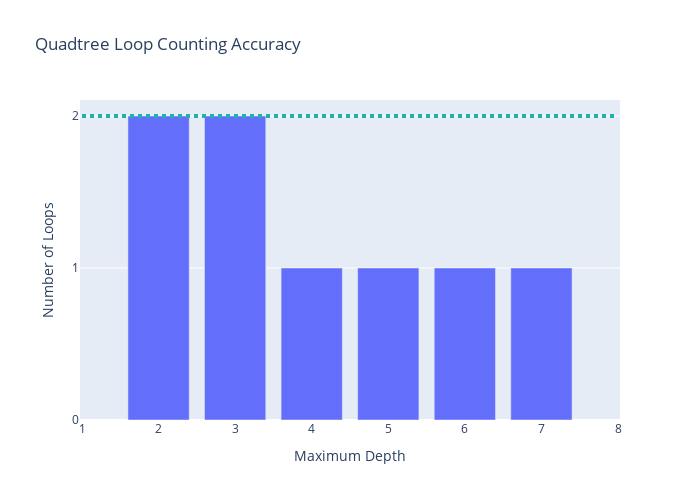

Notebook code cell kept with this figure:
### Code cell
data_quad = df[df.type == 'quadtree']
fig = px.bar(data_quad, x='threshold', y='num_loops', title="Quadtree Loop Counting Accuracy", 
             height=500, width=700,
             labels={'threshold':'Maximum Depth', 'num_loops':'Number of Loops'})
fig.update_yaxes(dtick=1)

fig.add_shape(type="line",
    x0=1, y0=2, x1=8, y1=2,
    line=dict(
        color="LightSeaGreen",
        width=4,
        dash="dot",
    )
)

fig.show()

### Figure 1 — Plotly figure (JSON) as saved in the notebook; plotly's stock layout.template omitted (floating-point values rounded to 4 significant figures)
{"data": [{"alignmentgroup": "True", "hovertemplate": "Maximum Depth=%{x}<br>Number of Loops=%{y}<extra></extra>", "legendgroup": "", "marker": {"color": "#636efa"}, "name": "", "offsetgroup": "", "orientation": "v", "showlegend": false, "textposition": "auto", "type": "bar", "x": [2, 3, 4, 5, 6, 7], "xaxis": "x", "y": [2, 2, 1, 1, 1, 1], "yaxis": "y"}], "layout": {"barmode": "relative", "height": 500, "legend": {"tracegroupgap": 0}, "shapes": [{"line": {"color": "LightSeaGreen", "dash": "dot", "width": 4}, "type": "line", "x0": 1, "x1": 8, "y0": 2, "y1": 2}], "title": {"text": "Quadtree Loop Counting Accuracy"}, "width": 700, "xaxis": {"anchor": "y", "domain": [0, 1], "title": {"text": "Maximum Depth"}}, "yaxis": {"anchor": "x", "domain": [0, 1], "dtick": 1, "title": {"text": "Number of Loops"}}}}
